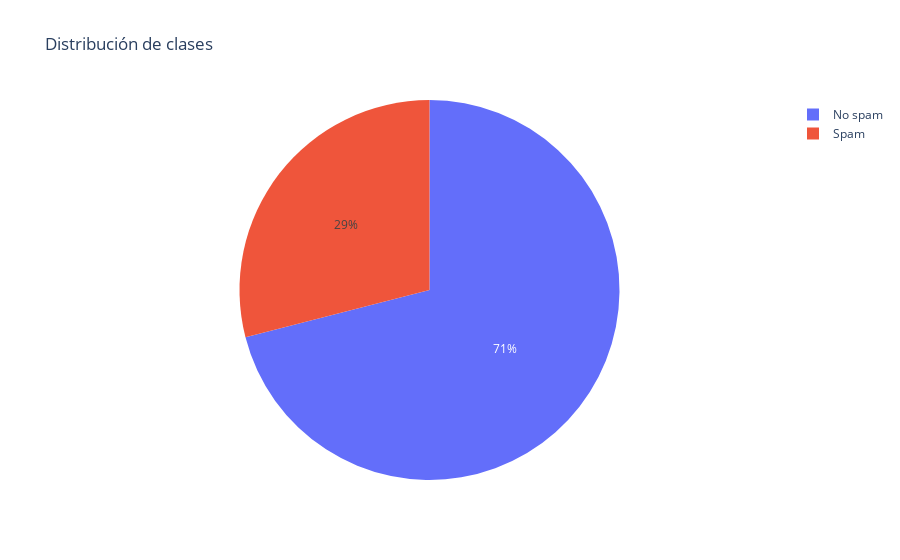

This figure's notebook cell:
### Markdown cell above
Reporta el porcentaje de correos que están etiquetados como spam y como no spam en el
conjunto de datos.

### Code cell
target = data['class'].value_counts()

fig = px.pie(values=target, title='Distribución de clases', names={0: 'No spam', 1: 'Spam'})
fig.show()

# Notamos que las clases están desbalanceadas

### Figure 1 — Plotly figure (JSON) as saved in the notebook; plotly's stock layout.template omitted (floating-point values rounded to 4 significant figures)
{"data": [{"domain": {"x": [0, 1], "y": [0, 1]}, "hovertemplate": "label=%{label}<br>value=%{value}<extra></extra>", "labels": ["No spam", "Spam"], "legendgroup": "", "name": "", "showlegend": true, "type": "pie", "values": [3672, 1500]}], "layout": {"legend": {"tracegroupgap": 0}, "title": {"text": "Distribución de clases"}}}
